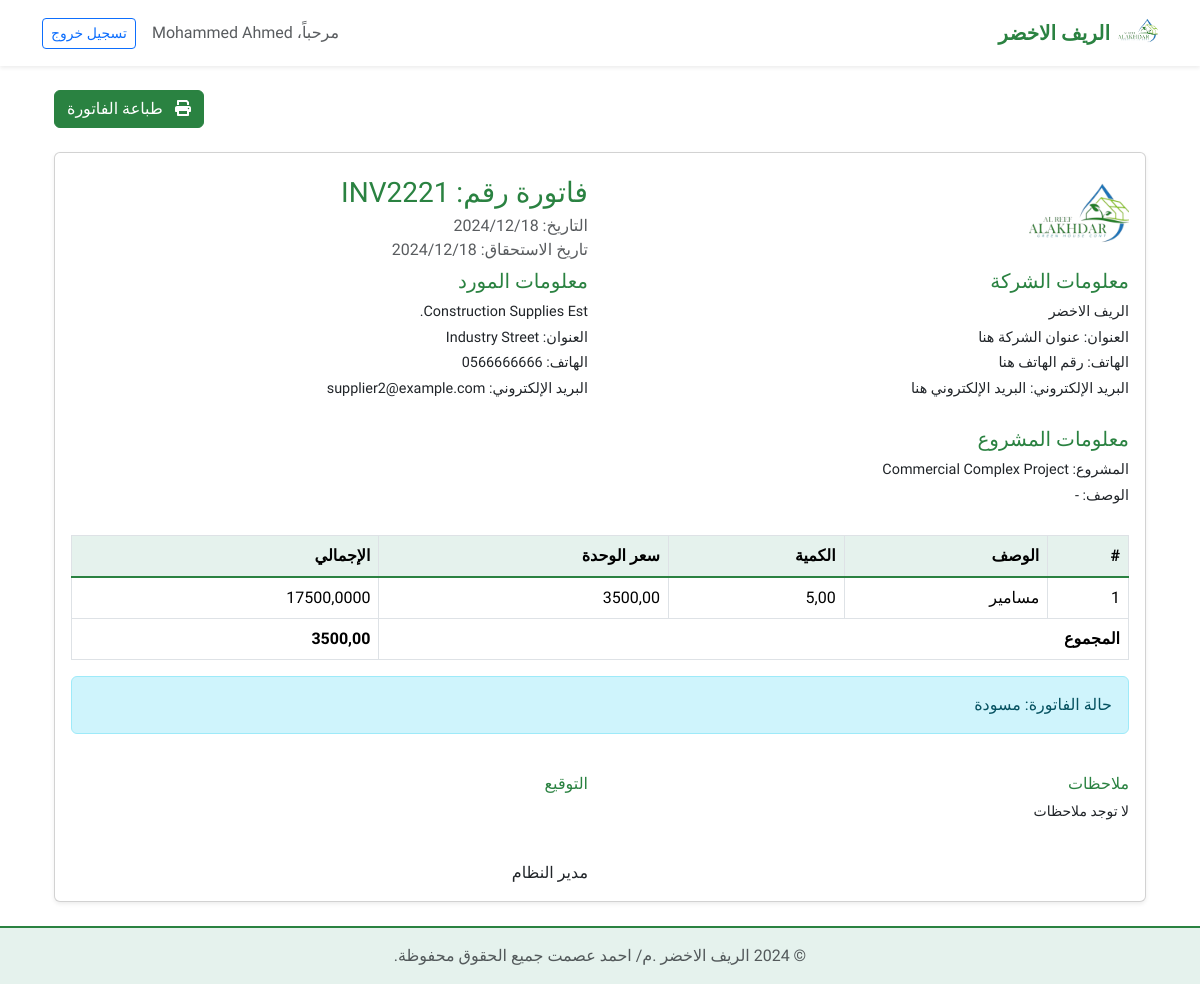
/suppliers/invoice/5/print/ (signed in), run on the app's committed database.
### accounts/models.py (models this page shows, shortened)
class User(AbstractUser):
    ROLE_CHOICES = (
        ('admin', 'مدير'),
        ('accountant', 'محاسب'),
    )
    role = models.CharField(max_length=20, choices=ROLE_CHOICES, default='accountant', verbose_name='الدور')
    phone = models.CharField(max_length=20, blank=True, null=True, verbose_name='رقم الهاتف')
    address = models.TextField(blank=True, null=True, verbose_name='العنوان')
    class Meta:
        verbose_name = 'مستخدم'
        verbose_name_plural = 'المستخدمين'

### suppliers/models.py (models this page shows, shortened)
class Invoice(models.Model):
    STATUS_CHOICES = (
        ('draft', 'مسودة'),
        ('approved', 'معتمد'),
        ('paid', 'مدفوع'),
        ('cancelled', 'ملغي'),
    )
    supplier = models.ForeignKey(Supplier, on_delete=models.CASCADE, related_name='invoices', verbose_name='المورد')
    project = models.ForeignKey('projects.Project', on_delete=models.CASCADE, related_name='supplier_invoices', verbose_name='المشروع')
    invoice_number = models.CharField(max_length=50, unique=True, verbose_name='رقم الفاتورة')
    invoice_date = models.DateField(verbose_name='تاريخ الفاتورة')
    due_date = models.DateField(verbose_name='تاريخ الاستحقاق')
    status = models.CharField(max_length=20, choices=STATUS_CHOICES, default='draft', verbose_name='الحالة')
    total_amount = models.DecimalField(max_digits=12, decimal_places=2, verbose_name='المبلغ الإجمالي')
    tax_amount = models.DecimalField(max_digits=12, decimal_places=2, default=0, verbose_name='مبلغ الضريبة')
    description = models.TextField(blank=True, null=True, verbose_name='الوصف')
    notes = models.TextField(blank=True, null=True, verbose_name='ملاحظات')
    created_by = models.ForeignKey(settings.AUTH_USER_MODEL, on_delete=models.PROTECT, verbose_name='تم الإنشاء بواسطة')
    created_at = models.DateTimeField(auto_now_add=True, verbose_name='تاريخ الإنشاء')
    updated_at = models.DateTimeField(auto_now=True, verbose_name='تاريخ التحديث')
    class Meta:
        verbose_name = 'فاتورة مورد'
        verbose_name_plural = 'فواتير الموردين'
        ordering = ['-invoice_date', '-created_at']

class Supplier(models.Model):
    name = models.CharField(max_length=200, verbose_name='اسم المورد')
    code = models.CharField(max_length=50, unique=True, verbose_name='رمز المورد')
    contact_person = models.CharField(max_length=200, blank=True, null=True, verbose_name='الشخص المسؤول')
    phone = models.CharField(max_length=20, verbose_name='رقم الهاتف')
    email = models.EmailField(blank=True, null=True, verbose_name='البريد الإلكتروني')
    address = models.TextField(blank=True, null=True, verbose_name='العنوان')
    tax_number = models.CharField(max_length=50, blank=True, null=True, verbose_name='الرقم الضريبي')
    created_at = models.DateTimeField(auto_now_add=True, verbose_name='تاريخ الإنشاء')
    updated_at = models.DateTimeField(auto_now=True, verbose_name='تاريخ التحديث')
    class Meta:
        verbose_name = 'مورد'
        verbose_name_plural = 'الموردين'
        ordering = ['name']

class InvoiceItem(models.Model):
    invoice = models.ForeignKey(Invoice, on_delete=models.CASCADE, related_name='items', verbose_name='الفاتورة')
    description = models.CharField(max_length=200, verbose_name='الوصف')
    quantity = models.DecimalField(max_digits=10, decimal_places=2, verbose_name='الكمية')
    unit_price = models.DecimalField(max_digits=10, decimal_places=2, verbose_name='سعر الوحدة')
    class Meta:
        verbose_name = 'بند الفاتورة'
        verbose_name_plural = 'بنود الفاتورة'
    def get_total(self):
        return self.quantity * self.unit_price

### projects/models.py (models this page shows, shortened)
class Project(models.Model):
    STATUS_CHOICES = (
        ('planning', 'تخطيط'),
        ('in_progress', 'قيد التنفيذ'),
        ('completed', 'مكتمل'),
        ('on_hold', 'متوقف'),
        ('cancelled', 'ملغي'),
    )
    name = models.CharField(max_length=200, verbose_name='اسم المشروع')
    code = models.CharField(max_length=50, unique=True, verbose_name='رمز المشروع')
    description = models.TextField(blank=True, null=True, verbose_name='وصف المشروع')
    client_name = models.CharField(max_length=200, verbose_name='اسم العميل')
    client_phone = models.CharField(max_length=20, blank=True, null=True, verbose_name='هاتف العميل')
    client_email = models.EmailField(blank=True, null=True, verbose_name='بريد العميل')
    start_date = models.DateField(verbose_name='تاريخ البدء')
    expected_end_date = models.DateField(verbose_name='تاريخ الانتهاء المتوقع')
    actual_end_date = models.DateField(null=True, blank=True, verbose_name='تاريخ الانتهاء الفعلي')
    status = models.CharField(max_length=20, choices=STATUS_CHOICES, default='planning', verbose_name='حالة المشروع')
    total_budget = models.DecimalField(max_digits=12, decimal_places=2, verbose_name='الميزانية الكلية')
    accountant = models.ForeignKey(
        settings.AUTH_USER_MODEL,
        on_delete=models.SET_NULL,
        null=True,
        limit_choices_to={'role': 'accountant'},
        related_name='assigned_projects',
        verbose_name='المحاسب المسؤول'
    )
    created_at = models.DateTimeField(auto_now_add=True, verbose_name='تاريخ الإنشاء')
    updated_at = models.DateTimeField(auto_now=True, verbose_name='تاريخ التحديث')
    class Meta:
        verbose_name = 'مشروع'
        verbose_name_plural = 'المشاريع'
        ordering = ['-created_at']

### suppliers/views.py (the view)
# urls.py: path('<int:pk>/print/', views.invoice_print, name='invoice_print'),
@login_required
def invoice_print(request, pk):
    invoice = get_object_or_404(Invoice, pk=pk)
    context = {
        'invoice': invoice,
        'company_address': 'عنوان الشركة هنا',
        'company_phone': 'رقم الهاتف هنا',
        'company_email': 'البريد الإلكتروني هنا',
    }
    return render(request, 'suppliers/invoice_print.html', context)

### suppliers/templates/suppliers/invoice_print.html (shortened to what this page needs)
{% extends 'base.html' %}
{% load static %}
{% block content %}
<div class="container my-4">
    <div class="text-end mb-4 no-print">
        <button onclick="window.print()" class="btn btn-primary">
            <i class="fas fa-print me-2"></i>
            طباعة الفاتورة
        </button>
    </div>
    <div class="card shadow-sm">
        <div class="card-body">
            <div class="invoice-header row align-items-center">
                <div class="col-6">
                    <img src="{% static 'images/logo.png' %}" alt="الريف الاخضر" class="invoice-logo">
                </div>
                <div class="col-6 text-start">
                    <h1 class="h3 text-primary mb-1">فاتورة رقم: {{ invoice.invoice_number }}</h1>
                    <p class="text-muted mb-0">التاريخ: {{ invoice.invoice_date|date:"Y/m/d" }}</p>
                    <p class="text-muted mb-0">تاريخ الاستحقاق: {{ invoice.due_date|date:"Y/m/d" }}</p>
                </div>
            </div>
            <div class="row mb-4">
                <div class="col-6">
                    <h5 class="text-primary">معلومات الشركة</h5>
                    <div class="invoice-details">
                        <p class="mb-1">الريف الاخضر</p>
                        <p class="mb-1">العنوان: {{ company_address|default:"" }}</p>
                        <p class="mb-1">الهاتف: {{ company_phone|default:"" }}</p>
                        <p class="mb-1">البريد الإلكتروني: {{ company_email|default:"" }}</p>
                    </div>
                </div>
                <div class="col-6">
                    <h5 class="text-primary">معلومات المورد</h5>
                    <div class="invoice-details">
                        <p class="mb-1">{{ invoice.supplier.name }}</p>
                        <p class="mb-1">العنوان: {{ invoice.supplier.address|default:"-" }}</p>
                        <p class="mb-1">الهاتف: {{ invoice.supplier.phone }}</p>
                        <p class="mb-1">البريد الإلكتروني: {{ invoice.supplier.email|default:"-" }}</p>
                    </div>
                </div>
            </div>
            <div class="row mb-4">
                <div class="col-12">
                    <h5 class="text-primary">معلومات المشروع</h5>
                    <div class="invoice-details">
                        <p class="mb-1">المشروع: {{ invoice.project.name }}</p>
                        <p class="mb-1">الوصف: {{ invoice.description|default:"-" }}</p>
                    </div>
                </div>
            </div>
            <div class="table-responsive">
                <table class="table table-bordered table-items">
                    <thead>
                        <tr>
                            <th>#</th>
                            <th>الوصف</th>
                            <th>الكمية</th>
                            <th>سعر الوحدة</th>
                            <th>الإجمالي</th>
                        </tr>
                    </thead>
                    <tbody>
                        {% for item in invoice.items.all %}
                        <tr>
                            <td>{{ forloop.counter }}</td>
                            <td>{{ item.description }}</td>
                            <td>{{ item.quantity }}</td>
                            <td>{{ item.unit_price }}</td>
                            <td>{{ item.get_total }}</td>
                        </tr>
                        {% endfor %}
                        <tr class="total-row">
                            <td colspan="4" class="text-start">المجموع</td>
                            <td>{{ invoice.total_amount }}</td>
                        </tr>
                    </tbody>
                </table>
            </div>
            <div class="row mb-4">
                <div class="col-12">
                    <div class="alert alert-info">
                        حالة الفاتورة: {{ invoice.get_status_display }}
                    </div>
                </div>
            </div>
            <div class="invoice-footer">
                <div class="row">
                    <div class="col-6">
                        <h6 class="text-primary">ملاحظات</h6>
                        <p class="small">{{ invoice.description|default:"لا توجد ملاحظات" }}</p>
                    </div>
                    <div class="col-6 text-start">
                        <h6 class="text-primary">التوقيع</h6>
                        <div style="height: 60px;"></div>
                        <p class="mb-0">{{ invoice.created_by.get_full_name }}</p>
                    </div>
                </div>
            </div>
        </div>
    </div>
</div>
{% endblock %}

### templates/base.html (shortened to what this page needs)
{% load static %}
<!DOCTYPE html>
<html lang="ar" dir="rtl">
<head>
    <link rel="stylesheet" href="https://cdn.jsdelivr.net/npm/bootstrap@5.3.2/dist/css/bootstrap.rtl.min.css">
    <link rel="stylesheet" href="{% static 'css/base.css' %}">
</head>
<body>
    <header class="navbar navbar-expand-lg bg-white shadow-sm">
        <div class="container">
            <a class="navbar-brand d-flex align-items-center gap-2" href="/">
                <img src="{% static 'images/logo.png' %}" alt="الريف المصري" height="40">
                <span class="text-primary fw-bold">الريف الاخضر</span>
            </a>
            <div class="collapse navbar-collapse" id="navbarNav">
                {% if user.is_authenticated %}
                <div class="d-flex align-items-center gap-3">
                    <span class="text-muted">مرحباً، {{ user.get_full_name|default:user.username }}</span>
                    <a href="{% url 'accounts:logout' %}" class="btn btn-outline-primary btn-sm">تسجيل خروج</a>
                </div>
                {% endif %}
            </div>
        </div>
    </header>
    <main class="container my-4">
        {% block content %}{% endblock %}
    </main>
    <footer class="footer mt-auto py-3">
        <div class="container text-center">
            <span class="text-muted">© {% now "Y" %} الريف الاخضر .م/ احمد عصمت جميع الحقوق محفوظة.</span>
        </div>
    </footer>
</body>
</html>

### static/css/base.css (style rules this page uses)
:root { --primary: #2a8241; --primary-dark: #1f6431; --primary-light: #e5f2ed; --text-color: #333333; }
body { font-family: 'Tajawal', sans-serif; color: var(--text-color); }
a { color: var(--primary); text-decoration: none; }
.btn-primary { background-color: var(--primary); border-color: var(--primary); color: white; }
.table thead th { background-color: var(--primary-light); border-bottom: 2px solid var(--primary); }
.text-primary { color: var(--primary) !important; }
.footer { background-color: var(--primary-light); border-top: 2px solid var(--primary); padding: 1rem 0; }

### suppliers/templates/suppliers/invoice_print.html (style rules this page uses)
.invoice-logo { max-height: 100px; }
.invoice-details { font-size: 0.9rem; }
.table-items th { background-color: #e5f2ed; }
.total-row { font-weight: bold; background-color: #e5f2ed; }

### templates/base.html (style rules this page uses)
body { font-family: 'Tajawal', sans-serif; }

### data on the page
User: get_full_name "Mohammed Ahmed"
Invoice: invoice_number "INV2221", invoice_date "2024/12/18", due_date "2024/12/18", supplier.name "Construction Supplies Est.", supplier.address "Industry Street", supplier.phone "0566666666", supplier.email "supplier2@example.com", project.name "Commercial Complex Project", description "-", total_amount "3500,00", status "مسودة", description "لا توجد ملاحظات", created_by.get_full_name "مدير النظام"
InvoiceItem: description "مسامير", quantity "5,00", unit_price "3500,00", get_total "17500,0000"

### other printed values
{{ company_address|default:"" }} "عنوان الشركة هنا"
{{ company_phone|default:"" }} "رقم الهاتف هنا"
{{ company_email|default:"" }} "البريد الإلكتروني هنا"
